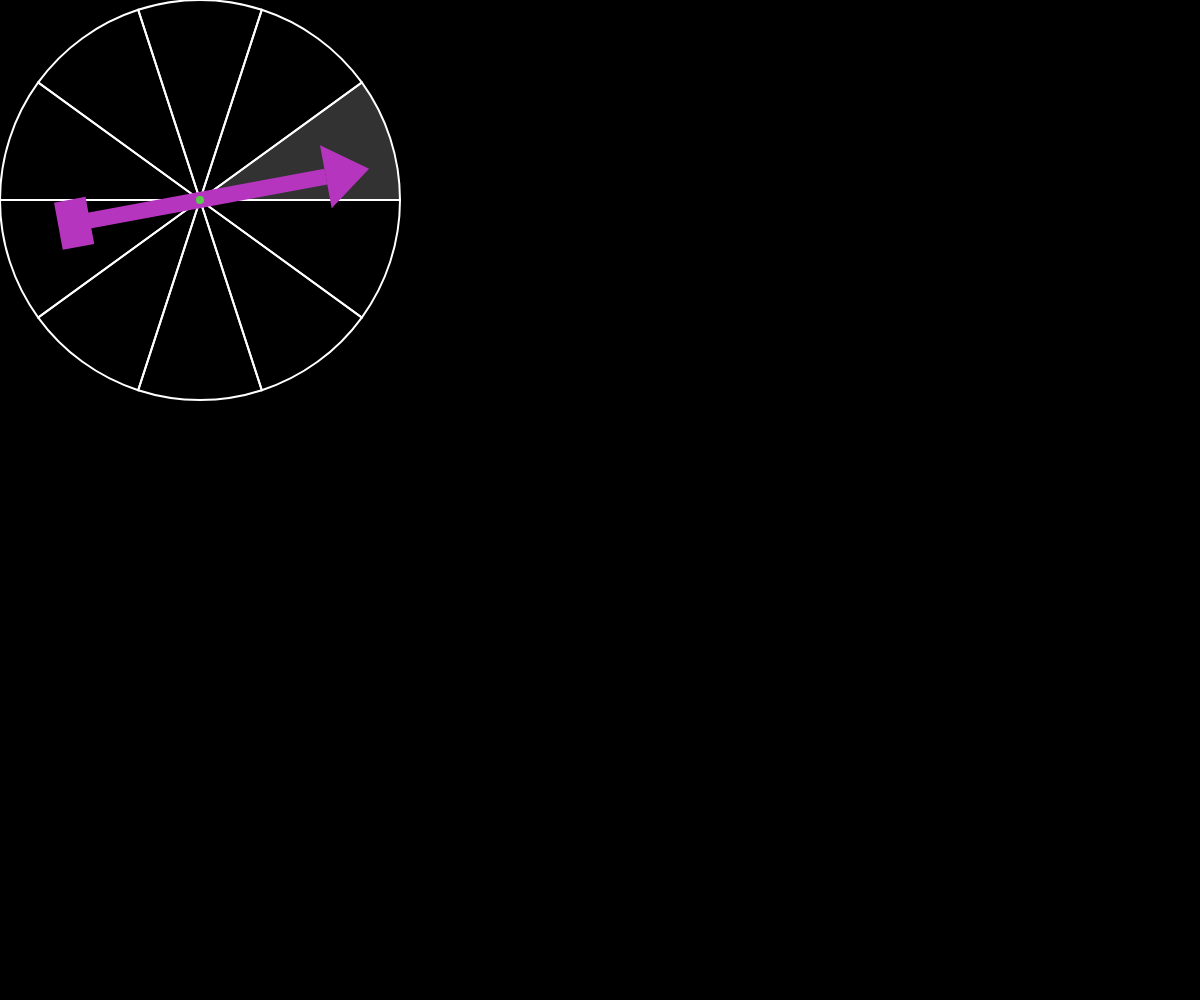
Frame 1 (no input)
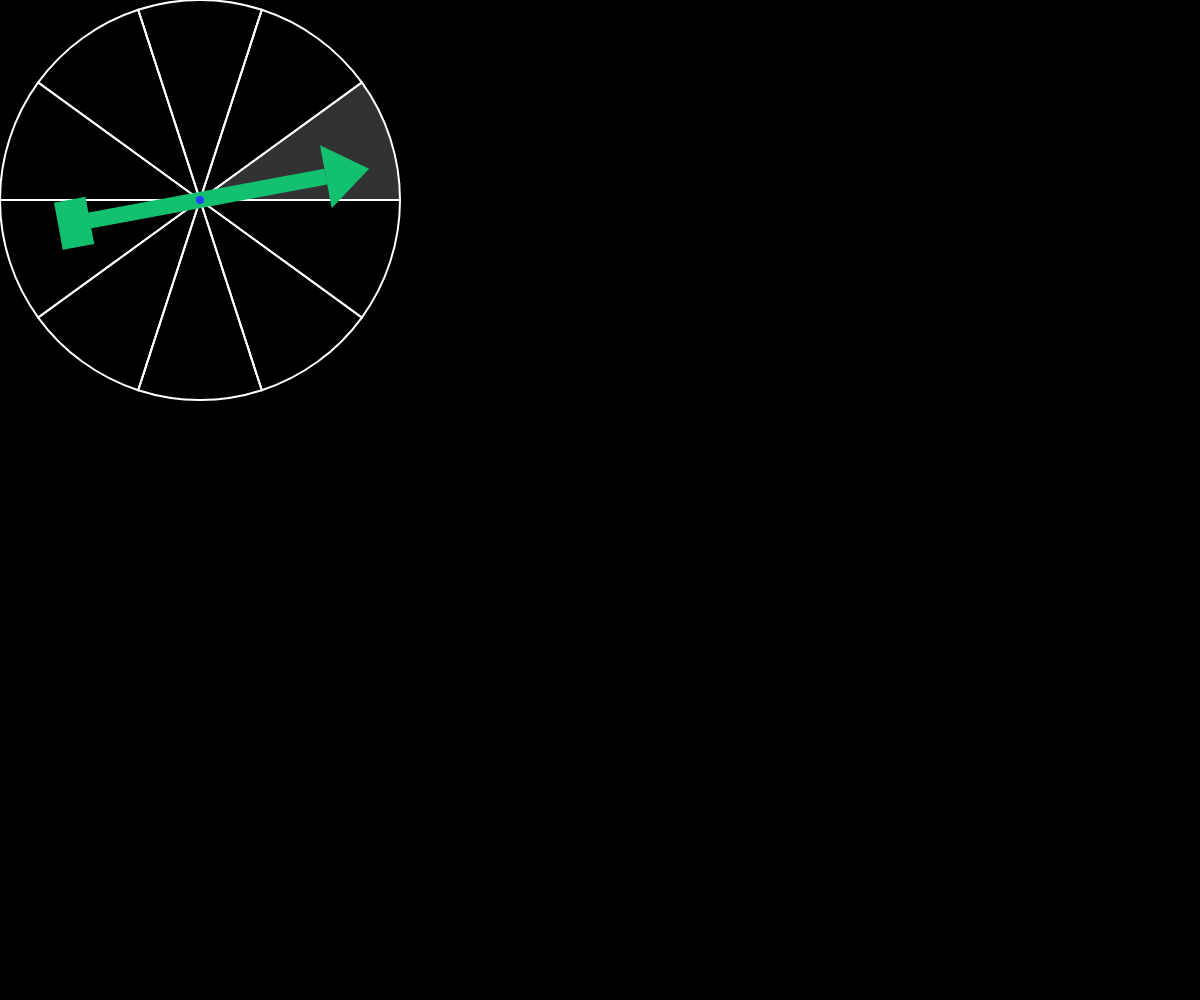
Frame 60 (no input)
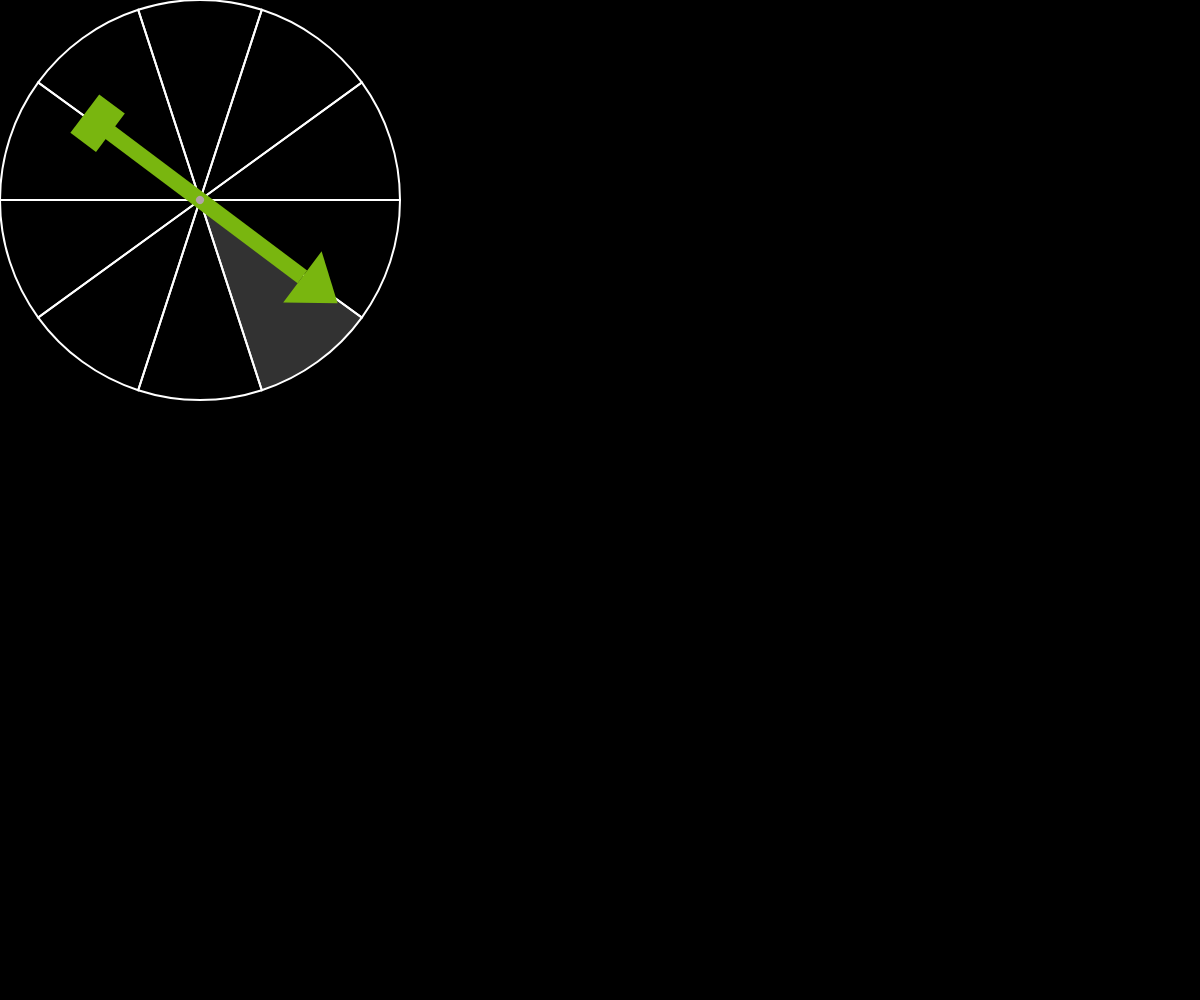
Frame 120 (the mouse pressed at the canvas centre since frame 60)

The p5.js sketch that drew these frames (run headless with seeded random() and noise() and a simulated clock; from frame 60 on, the mouse is pressed at the canvas centre):

// p5.js sketch
// ── sketch.js
let angle = 6.1;
let angleV = 0;
let angleA = 0;

function setup() {
  createCanvas(windowWidth, windowHeight);
  angleMode(RADIANS);
}

let holdA = 0;

function mousePressed() {
  angle = TWO_PI+ createVector(mouseX-200, mouseY-200).heading();
  holdA = angle + TWO_PI;  
  angleV = 0;
}
function mouseDragged() {
  angle = TWO_PI + createVector(mouseX-200, mouseY-200).heading();
}

function mouseReleased() {
  let newAngle = TWO_PI+ createVector(mouseX-200, mouseY-200).heading();
  angleV = -1*(newAngle-holdA) * 0.05;
}

function draw() {

  // angleA = map(mouseX, 0, width, -0.01, 0.01);
  // angleV = constrain(angleV, -0.2, 0.2);


  background(0);
  translate(200, 200);
  
  let i = 0;
  for (let a = 0; a < TWO_PI; a += PI / 5) {
    noFill();
    stroke(255);
    strokeWeight(2);
    let ang = angle % TWO_PI;
    if (ang >= a && ang <= a + PI/5) {
      fill(255, 50);
    }
    arc(0, 0, 400, 400, a, a + PI / 5, PIE);
    i++;
  }


  noStroke();
  fill(random(255), random(255), random(255));
  rectMode(CENTER);
  rotate(angle);
  rect(0, 0, 256, 16);
  triangle(128, -32, 128, 32, 172, 0);
  rect(-128, 0, 32, 48);
  fill(random(255), random(255), random(255));
  ellipse(0, 0, 8, 8);


  angle += angleV;
  // angleV += angleA;
  angleV *= 0.98;

}
